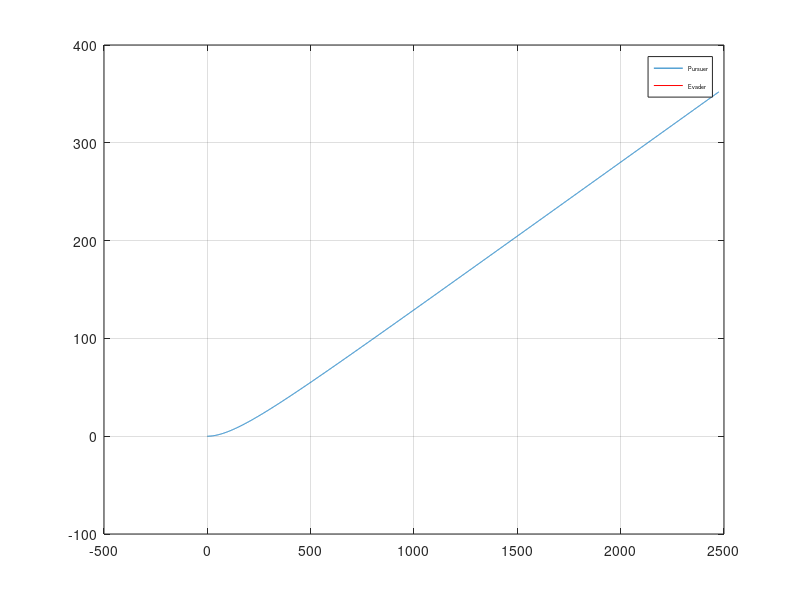

Reproduce this figure in MATLAB.
%% Proportional Navigation Simulation
%% Define initial conditions
% Pursuer
% xp, yp are the coordinates of the pursuer.
% psip is the yaw angle of the pursuer.
% Vp is the speed of the pursuer.
xp = 0;
yp = 0;
psip = 90;
Vp = 50;
% Evader
% xe, ye are the coordinates of the evader.
% psip is the yaw angle of the evader.
% Ve is the speed of the evader.
xe = -100;
ye = -500;
psie = 90;
Ve = 1;
% Simulation Parameters
d2r = pi / 180.0;
dt = 0.01;
% Proportional Navigation initialisation
N = 3.5;
% Initialise containers for storing trajectory data
xpv = xp;
ypv = yp;
xev = xe;
yev = ye;
Vcc = 0;
Ncc = 0;
% Set the loop termination boolean to false
terminate = false;
t = 0;
while(~terminate)		    % while terminate == false, continue.
    % Calculate the current range
	R = sqrt((xe-xp)^2 + (ye-yp)^2);
    if(t==0)
        R0 = R;
    end
    t = t+dt;
	% Check the termination condition
    if(R < 10 || t > 100)	    % Close to the evader?
		if(Rd > 0)		    % Flown past the evader?
			terminate = true;
		end
    end
	% Calculate the pursuer and evader velocities in world coordinates
    % Use xpd, ypd, xed, yed as variable names.
	% xpd, ypd are the velocities of the pursuer on the x and y axes.
    % xed, yed are the velocities of the evader on the x and y axes.
    
    
    xpd = Vp * cos(psip * d2r);
    ypd = Vp * sin(psip * d2r);
    
    xed = Ve * cos(psie * d2r);
    yed = Ve * sin(psie * d2r);
    
    
    M1 = [xpd,ypd,xed,yed];
	% Now calculate the closing velocity (Vc).
    % Use Rd, Vc as variable names. where, Rd is the derivative of R.
	
    
    Rd = ((xe-xp) * (xed-xpd) + (ye-yp) * (yed-ypd)) / R;
    Vc = -Rd;
    
	% To calculate lambda, switch to pursuer axes. First, calculate the
	% coordinate transformation matrix from world to pursuer axes. This
	% is a rotation around psip.
    % we can use a coordinate transformation matrix Cwp to move from world to pursuer axes.
    % Now calculate the matrix Cwp.
	    
    Cwp = [cos(psip * d2r), sin(psip * d2r); -sin(psip * d2r), cos(psip * d2r)];
    
	% Next, calculate the relative position and velocities in World coordinates
        % Use the variable names xr and xdr for the position & velocity vectors.
        % xr is the relative vector of the pursuer and evader
	xr = [xe-xp;ye-yp]; 
	xrd = [xed-xpd;yed-ypd];
	% Now convert both to Pursuer axes
    % Use xrp, xrdp as variable names.
	xrp = Cwp * xr;
	xrdp = Cwp * xrd;	
	% We now have sufficient information to calculate the sightline angle lam and its derivative, lamd
	% Use lam, lamd as variable names.
    % If the tangent function is to be used, please use the matlab function 'atan2' rather than 'atan'.
    
    
    lam = atan2(xrp(2),xrp(1));
    lamd = (xrdp(2)*xrp(1)-xrdp(1)*xrp(2))/(xrp(1)^2/(cos(lam)^2));
    
	% Now calculate the lateral acceleration
	nc = N*lamd*Vc;
	% With constant velocity, lateral acceleration comes from turn rate.
    % It is held when psipd is small: psipd = sin(psipd);
	psipd = nc/Vp;
	% We can now integrate the equations of motion for both vehicles,
	% Use xp, yp, xe, ye, psip as variable names.
    
    
    xp = xp + dt * xpd;
    yp = yp + dt * ypd;
    xe = xe + dt * xed;
    ye = ye + dt * yed;
    psip = psip + dt * psipd / d2r;
    
    t=t+dt;
	% and store these values for later inspection
	xpv = [xpv xp]; %#ok<*AGROW>
	ypv = [ypv yp];
	xev = [xev xe];
	yev = [yev ye];
    Vcc = [Vcc Vc];
    Ncc = [Ncc nc];
end
   
M2 = [lam,lamd];
M3 = [xp,yp,xe,ye,psip];
plot(ypv,xpv);
hold on;
plot(yev,xev,'r')
grid('on')
legend('Pursuer','Evader','fontsize',4);
